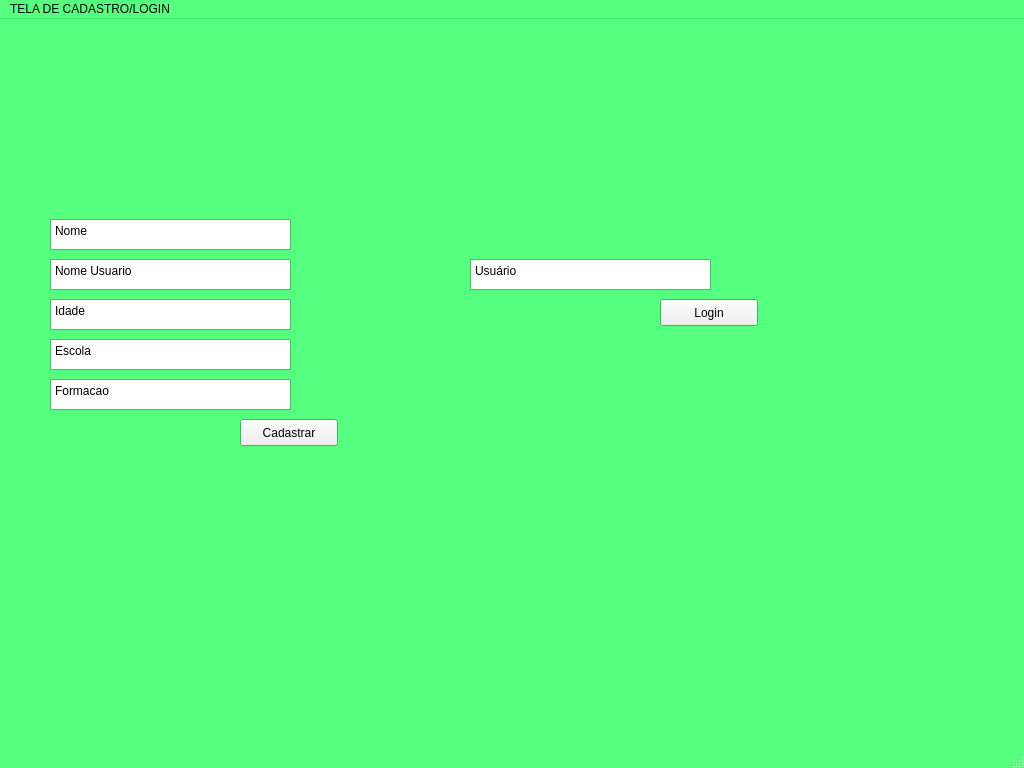
<?xml version="1.0" encoding="UTF-8"?>
<ui version="4.0">
 <class>tela_cad_login</class>
 <widget class="QMainWindow" name="tela_cad_login">
  <property name="geometry">
   <rect>
    <x>0</x>
    <y>0</y>
    <width>1024</width>
    <height>768</height>
   </rect>
  </property>
  <property name="palette">
   <palette>
    <active>
     <colorrole role="WindowText">
      <brush brushstyle="SolidPattern">
       <color alpha="255">
        <red>255</red>
        <green>255</green>
        <blue>255</blue>
       </color>
      </brush>
     </colorrole>
     <colorrole role="Light">
      <brush brushstyle="SolidPattern">
       <color alpha="255">
        <red>85</red>
        <green>255</green>
        <blue>0</blue>
       </color>
      </brush>
     </colorrole>
     <colorrole role="Base">
      <brush brushstyle="SolidPattern">
       <color alpha="255">
        <red>255</red>
        <green>255</green>
        <blue>255</blue>
       </color>
      </brush>
     </colorrole>
     <colorrole role="Window">
      <brush brushstyle="SolidPattern">
       <color alpha="255">
        <red>85</red>
        <green>255</green>
        <blue>127</blue>
       </color>
      </brush>
     </colorrole>
     <colorrole role="Link">
      <brush brushstyle="SolidPattern">
       <color alpha="255">
        <red>85</red>
        <green>255</green>
        <blue>0</blue>
       </color>
      </brush>
     </colorrole>
    </active>
    <inactive>
     <colorrole role="WindowText">
      <brush brushstyle="SolidPattern">
       <color alpha="255">
        <red>255</red>
        <green>255</green>
        <blue>255</blue>
       </color>
      </brush>
     </colorrole>
     <colorrole role="Light">
      <brush brushstyle="SolidPattern">
       <color alpha="255">
        <red>85</red>
        <green>255</green>
        <blue>0</blue>
       </color>
      </brush>
     </colorrole>
     <colorrole role="Base">
      <brush brushstyle="SolidPattern">
       <color alpha="255">
        <red>255</red>
        <green>255</green>
        <blue>255</blue>
       </color>
      </brush>
     </colorrole>
     <colorrole role="Window">
      <brush brushstyle="SolidPattern">
       <color alpha="255">
        <red>85</red>
        <green>255</green>
        <blue>127</blue>
       </color>
      </brush>
     </colorrole>
     <colorrole role="Link">
      <brush brushstyle="SolidPattern">
       <color alpha="255">
        <red>85</red>
        <green>255</green>
        <blue>0</blue>
       </color>
      </brush>
     </colorrole>
    </inactive>
    <disabled>
     <colorrole role="WindowText">
      <brush brushstyle="SolidPattern">
       <color alpha="255">
        <red>159</red>
        <green>158</green>
        <blue>158</blue>
       </color>
      </brush>
     </colorrole>
     <colorrole role="Light">
      <brush brushstyle="SolidPattern">
       <color alpha="255">
        <red>85</red>
        <green>255</green>
        <blue>0</blue>
       </color>
      </brush>
     </colorrole>
     <colorrole role="Base">
      <brush brushstyle="SolidPattern">
       <color alpha="255">
        <red>85</red>
        <green>255</green>
        <blue>127</blue>
       </color>
      </brush>
     </colorrole>
     <colorrole role="Window">
      <brush brushstyle="SolidPattern">
       <color alpha="255">
        <red>85</red>
        <green>255</green>
        <blue>127</blue>
       </color>
      </brush>
     </colorrole>
     <colorrole role="Link">
      <brush brushstyle="SolidPattern">
       <color alpha="255">
        <red>85</red>
        <green>255</green>
        <blue>0</blue>
       </color>
      </brush>
     </colorrole>
    </disabled>
   </palette>
  </property>
  <property name="windowTitle">
   <string>MainWindow</string>
  </property>
  <widget class="QWidget" name="centralwidget">
   <widget class="QPlainTextEdit" name="cad_usuario_textEdit">
    <property name="geometry">
     <rect>
      <x>50</x>
      <y>240</y>
      <width>241</width>
      <height>31</height>
     </rect>
    </property>
    <property name="plainText">
     <string>Nome Usuario</string>
    </property>
   </widget>
   <widget class="QPlainTextEdit" name="cad_idade_textEdit">
    <property name="geometry">
     <rect>
      <x>50</x>
      <y>280</y>
      <width>241</width>
      <height>31</height>
     </rect>
    </property>
    <property name="plainText">
     <string>Idade</string>
    </property>
   </widget>
   <widget class="QPlainTextEdit" name="cad_escola_textEdit">
    <property name="geometry">
     <rect>
      <x>50</x>
      <y>320</y>
      <width>241</width>
      <height>31</height>
     </rect>
    </property>
    <property name="plainText">
     <string>Escola</string>
    </property>
   </widget>
   <widget class="QPlainTextEdit" name="cad_formacao_textEdit">
    <property name="geometry">
     <rect>
      <x>50</x>
      <y>360</y>
      <width>241</width>
      <height>31</height>
     </rect>
    </property>
    <property name="plainText">
     <string>Formacao</string>
    </property>
   </widget>
   <widget class="QPushButton" name="cad_button">
    <property name="geometry">
     <rect>
      <x>240</x>
      <y>400</y>
      <width>98</width>
      <height>27</height>
     </rect>
    </property>
    <property name="text">
     <string>Cadastrar</string>
    </property>
   </widget>
   <widget class="QPlainTextEdit" name="login_usuario_textEdit">
    <property name="geometry">
     <rect>
      <x>470</x>
      <y>240</y>
      <width>241</width>
      <height>31</height>
     </rect>
    </property>
    <property name="plainText">
     <string>Usuário</string>
    </property>
   </widget>
   <widget class="QPlainTextEdit" name="cad_nome_textEdit">
    <property name="geometry">
     <rect>
      <x>50</x>
      <y>200</y>
      <width>241</width>
      <height>31</height>
     </rect>
    </property>
    <property name="plainText">
     <string>Nome</string>
    </property>
   </widget>
   <widget class="QPushButton" name="login_button">
    <property name="geometry">
     <rect>
      <x>660</x>
      <y>280</y>
      <width>98</width>
      <height>27</height>
     </rect>
    </property>
    <property name="text">
     <string>Login</string>
    </property>
   </widget>
  </widget>
  <widget class="QMenuBar" name="menubar">
   <property name="geometry">
    <rect>
     <x>0</x>
     <y>0</y>
     <width>1024</width>
     <height>25</height>
    </rect>
   </property>
   <widget class="QMenu" name="menuTELA_DE_CADASTRO_LOGIN">
    <property name="title">
     <string>TELA DE CADASTRO/LOGIN</string>
    </property>
   </widget>
   <addaction name="menuTELA_DE_CADASTRO_LOGIN"/>
  </widget>
  <widget class="QStatusBar" name="statusbar"/>
 </widget>
 <resources/>
 <connections/>
</ui>
